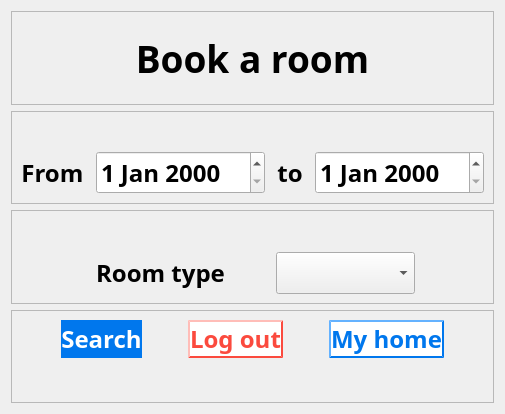
           <widget class="QWidget" name="book_info_page6">
            <layout class="QVBoxLayout" name="verticalLayout_11">
             <item>
              <layout class="QVBoxLayout" name="verticalLayout_10" stretch="1,1,1,1">
               <item>
                <widget class="QFrame" name="frame_17">
                 <property name="frameShape">
                  <enum>QFrame::StyledPanel</enum>
                 </property>
                 <property name="frameShadow">
                  <enum>QFrame::Raised</enum>
                 </property>
                 <layout class="QGridLayout" name="gridLayout_34">
                  <item row="0" column="0">
                   <layout class="QGridLayout" name="gridLayout_33">
                    <item row="0" column="0">
                     <widget class="QLabel" name="label_22">
                      <property name="font">
                       <font>
                        <family>Bahnschrift SemiBold</family>
                        <pointsize>28</pointsize>
                        <weight>75</weight>
                        <bold>true</bold>
                       </font>
                      </property>
                      <property name="text">
                       <string>Book a room</string>
                      </property>
                      <property name="alignment">
                       <set>Qt::AlignCenter</set>
                      </property>
                     </widget>
                    </item>
                   </layout>
                  </item>
                 </layout>
                </widget>
               </item>
               <item>
                <widget class="QFrame" name="frame_16">
                 <property name="frameShape">
                  <enum>QFrame::StyledPanel</enum>
                 </property>
                 <property name="frameShadow">
                  <enum>QFrame::Raised</enum>
                 </property>
                 <layout class="QGridLayout" name="gridLayout_36">
                  <item row="0" column="0">
                   <layout class="QGridLayout" name="gridLayout_35">
                    <item row="1" column="1">
                     <widget class="QDateEdit" name="ck_in">
                      <property name="sizePolicy">
                       <sizepolicy hsizetype="Minimum" vsizetype="Expanding">
                        <horstretch>0</horstretch>
                        <verstretch>0</verstretch>
                       </sizepolicy>
                      </property>
                      <property name="font">
                       <font>
                        <family>Bahnschrift SemiBold</family>
                        <pointsize>18</pointsize>
                        <weight>75</weight>
                        <bold>true</bold>
                       </font>
                      </property>
                     </widget>
                    </item>
                    <item row="1" column="3">
                     <widget class="QDateEdit" name="ck_2">
                      <property name="sizePolicy">
                       <sizepolicy hsizetype="Minimum" vsizetype="Expanding">
                        <horstretch>0</horstretch>
                        <verstretch>0</verstretch>
                       </sizepolicy>
                      </property>
                      <property name="font">
                       <font>
                        <family>Bahnschrift SemiBold</family>
                        <pointsize>18</pointsize>
                        <weight>75</weight>
                        <bold>true</bold>
                       </font>
                      </property>
                     </widget>
                    </item>
                    <item row="1" column="0">
                     <widget class="QLabel" name="label_23">
                      <property name="font">
                       <font>
                        <family>Bahnschrift SemiBold</family>
                        <pointsize>18</pointsize>
                        <weight>75</weight>
                        <bold>true</bold>
                       </font>
                      </property>
                      <property name="text">
                       <string>From </string>
                      </property>
                      <property name="alignment">
                       <set>Qt::AlignCenter</set>
                      </property>
                     </widget>
                    </item>
                    <item row="1" column="2">
                     <widget class="QLabel" name="label_24">
                      <property name="font">
                       <font>
                        <family>Bahnschrift SemiBold</family>
                        <pointsize>18</pointsize>
                        <weight>75</weight>
                        <bold>true</bold>
                       </font>
                      </property>
                      <property name="text">
                       <string>to</string>
                      </property>
                      <property name="alignment">
                       <set>Qt::AlignCenter</set>
                      </property>
                     </widget>
                    </item>
                    <item row="0" column="1">
                     <spacer name="verticalSpacer_14">
                      <property name="orientation">
                       <enum>Qt::Vertical</enum>
                      </property>
                      <property name="sizeHint" stdset="0">
                       <size>
                        <width>20</width>
                        <height>40</height>
                       </size>
                      </property>
                     </spacer>
                    </item>
                   </layout>
                  </item>
                 </layout>
                </widget>
               </item>
               <item>
                <widget class="QFrame" name="frame_18">
                 <property name="frameShape">
                  <enum>QFrame::StyledPanel</enum>
                 </property>
                 <property name="frameShadow">
                  <enum>QFrame::Raised</enum>
                 </property>
                 <layout class="QGridLayout" name="gridLayout_40">
                  <item row="0" column="0">
                   <layout class="QGridLayout" name="gridLayout_39" columnstretch="2,4,0,4,2">
                    <item row="1" column="0">
                     <spacer name="horizontalSpacer_21">
                      <property name="orientation">
                       <enum>Qt::Horizontal</enum>
                      </property>
                      <property name="sizeHint" stdset="0">
                       <size>
                        <width>40</width>
                        <height>20</height>
                       </size>
                      </property>
                     </spacer>
                    </item>
                    <item row="1" column="1">
                     <widget class="QLabel" name="label_25">
                      <property name="font">
                       <font>
                        <family>Bahnschrift SemiBold</family>
                        <pointsize>18</pointsize>
                        <weight>75</weight>
                        <bold>true</bold>
                       </font>
                      </property>
                      <property name="text">
                       <string>Room type</string>
                      </property>
                      <property name="alignment">
                       <set>Qt::AlignCenter</set>
                      </property>
                     </widget>
                    </item>
                    <item row="1" column="2">
                     <spacer name="horizontalSpacer_20">
                      <property name="orientation">
                       <enum>Qt::Horizontal</enum>
                      </property>
                      <property name="sizeHint" stdset="0">
                       <size>
                        <width>40</width>
                        <height>20</height>
                       </size>
                      </property>
                     </spacer>
                    </item>
                    <item row="1" column="4">
                     <spacer name="horizontalSpacer_22">
                      <property name="orientation">
                       <enum>Qt::Horizontal</enum>
                      </property>
                      <property name="sizeHint" stdset="0">
                       <size>
                        <width>40</width>
                        <height>20</height>
                       </size>
                      </property>
                     </spacer>
                    </item>
                    <item row="1" column="3">
                     <widget class="QComboBox" name="Room_type">
                      <property name="sizePolicy">
                       <sizepolicy hsizetype="Preferred" vsizetype="Expanding">
                        <horstretch>0</horstretch>
                        <verstretch>0</verstretch>
                       </sizepolicy>
                      </property>
                      <property name="font">
                       <font>
                        <family>Bahnschrift SemiBold</family>
                        <pointsize>18</pointsize>
                        <weight>75</weight>
                        <bold>true</bold>
                       </font>
                      </property>
                      <item>
                       <property name="text">
                        <string/>
                       </property>
                      </item>
                      <item>
                       <property name="text">
                        <string>A</string>
                       </property>
                      </item>
                      <item>
                       <property name="text">
                        <string>B</string>
                       </property>
                      </item>
                      <item>
                       <property name="text">
                        <string>C</string>
                       </property>
                      </item>
                     </widget>
                    </item>
                    <item row="0" column="1">
                     <spacer name="verticalSpacer_13">
                      <property name="orientation">
                       <enum>Qt::Vertical</enum>
                      </property>
                      <property name="sizeHint" stdset="0">
                       <size>
                        <width>20</width>
                        <height>40</height>
                       </size>
                      </property>
                     </spacer>
                    </item>
                   </layout>
                  </item>
                 </layout>
                </widget>
               </item>
               <item>
                <widget class="QFrame" name="frame_15">
                 <property name="frameShape">
                  <enum>QFrame::StyledPanel</enum>
                 </property>
                 <property name="frameShadow">
                  <enum>QFrame::Raised</enum>
                 </property>
                 <layout class="QGridLayout" name="gridLayout_38">
                  <item row="0" column="0">
                   <layout class="QGridLayout" name="gridLayout_37" columnstretch="1,2,1,2,1,2,1">
                    <item row="0" column="2">
                     <spacer name="horizontalSpacer_93">
                      <property name="orientation">
                       <enum>Qt::Horizontal</enum>
                      </property>
                      <property name="sizeHint" stdset="0">
                       <size>
                        <width>40</width>
                        <height>20</height>
                       </size>
                      </property>
                     </spacer>
                    </item>
                    <item row="0" column="1">
                     <widget class="QPushButton" name="to_room_select_page">
                      <property name="sizePolicy">
                       <sizepolicy hsizetype="Minimum" vsizetype="Expanding">
                        <horstretch>0</horstretch>
                        <verstretch>0</verstretch>
                       </sizepolicy>
                      </property>
                      <property name="font">
                       <font>
                        <family>Bahnschrift SemiBold</family>
                        <pointsize>18</pointsize>
                        <weight>75</weight>
                        <bold>true</bold>
                       </font>
                      </property>
                      <property name="styleSheet">
                       <string notr="true">QPushButton{background-color: rgb(0, 119, 237); border-radius:20px; color:rgb(255,255,255);}</string>
                      </property>
                      <property name="text">
                       <string>Search</string>
                      </property>
                     </widget>
                    </item>
                    <item row="0" column="6">
                     <spacer name="horizontalSpacer_24">
                      <property name="orientation">
                       <enum>Qt::Horizontal</enum>
                      </property>
                      <property name="sizeHint" stdset="0">
                       <size>
                        <width>40</width>
                        <height>20</height>
                       </size>
                      </property>
                     </spacer>
                    </item>
                    <item row="1" column="1">
                     <spacer name="verticalSpacer_15">
                      <property name="orientation">
                       <enum>Qt::Vertical</enum>
                      </property>
                      <property name="sizeHint" stdset="0">
                       <size>
                        <width>20</width>
                        <height>40</height>
                       </size>
                      </property>
                     </spacer>
                    </item>
                    <item row="0" column="0">
                     <spacer name="horizontalSpacer_23">
                      <property name="orientation">
                       <enum>Qt::Horizontal</enum>
                      </property>
                      <property name="sizeHint" stdset="0">
                       <size>
                        <width>40</width>
                        <height>20</height>
                       </size>
                      </property>
                     </spacer>
                    </item>
                    <item row="0" column="3">
                     <widget class="QPushButton" name="to_sign_in_page_5">
                      <property name="sizePolicy">
                       <sizepolicy hsizetype="Minimum" vsizetype="Expanding">
                        <horstretch>0</horstretch>
                        <verstretch>0</verstretch>
                       </sizepolicy>
                      </property>
                      <property name="font">
                       <font>
                        <family>Bahnschrift SemiBold</family>
                        <pointsize>18</pointsize>
                        <weight>75</weight>
                        <bold>true</bold>
                       </font>
                      </property>
                      <property name="styleSheet">
                       <string notr="true">QPushButton{background-color: rgb(255,255,255); border-radius:20px; color:rgb(251, 74, 62);border-width:2px;border-color:rgb(251, 74, 62);border-style:outset;}</string>
                      </property>
                      <property name="text">
                       <string>Log out</string>
                      </property>
                     </widget>
                    </item>
                    <item row="0" column="5">
                     <widget class="QPushButton" name="to_homepage">
                      <property name="sizePolicy">
                       <sizepolicy hsizetype="Expanding" vsizetype="Expanding">
                        <horstretch>0</horstretch>
                        <verstretch>0</verstretch>
                       </sizepolicy>
                      </property>
                      <property name="font">
                       <font>
                        <family>Bahnschrift SemiBold</family>
                        <pointsize>18</pointsize>
                        <weight>75</weight>
                        <bold>true</bold>
                       </font>
                      </property>
                      <property name="styleSheet">
                       <string notr="true">QPushButton{background-color: rgb(255,255,255); border-radius:20px; color:rgb(0, 119, 237);border-width:2px;border-color:rgb(0, 119, 237);border-style:outset;}</string>
                      </property>
                      <property name="text">
                       <string>My home</string>
                      </property>
                     </widget>
                    </item>
                    <item row="0" column="4">
                     <spacer name="horizontalSpacer_120">
                      <property name="orientation">
                       <enum>Qt::Horizontal</enum>
                      </property>
                      <property name="sizeHint" stdset="0">
                       <size>
                        <width>40</width>
                        <height>20</height>
                       </size>
                      </property>
                     </spacer>
                    </item>
                   </layout>
                  </item>
                 </layout>
                </widget>
               </item>
              </layout>
             </item>
            </layout>
           </widget>
